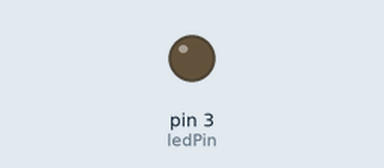
Bench run of a sketch on a simulated Arduino Uno, built with avr-gcc and run on an emulated ATmega328P. Parts: output pins drawn as LEDs (lit = HIGH).

Above: at 0.15 s.
At 39.84 s:
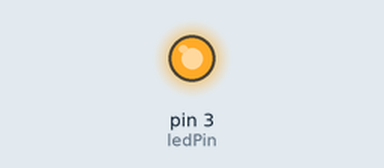
Timing chart, 0 to 40.0 s (numbered marks = the images above):
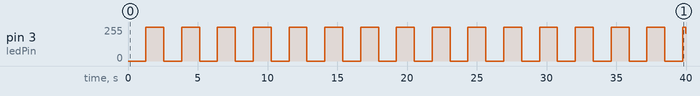

The sketch:

Fading-LED.ino
```cpp
// LED Fade Example
// Fades LED brightness up and down using PWM on pin 3
// Demonstrates analogWrite() and for loops

const int ledPin = 3; // defining it a constant to make it easier to change later

void setup()
{
  pinMode(ledPin, OUTPUT);
}

void loop()
{
for(int v = 0; v<=255 ; v++){ // FADE IN
  analogWrite(ledPin,v);
  delay(5); // Delay a bit for smoothness
}
for(int v = 255; v>=0 ; v--){ // FADE OUT
  analogWrite(ledPin,v);
  delay(5);
}
}
```

Measured:
- by itself, pin 3 (ledPin): 0/255 → 255/255 at 1.3 s, → 0/255 1.3 s later, → 255/255 1.3 s later, → 0/255 1.3 s later, … (32 changes in this stretch)
